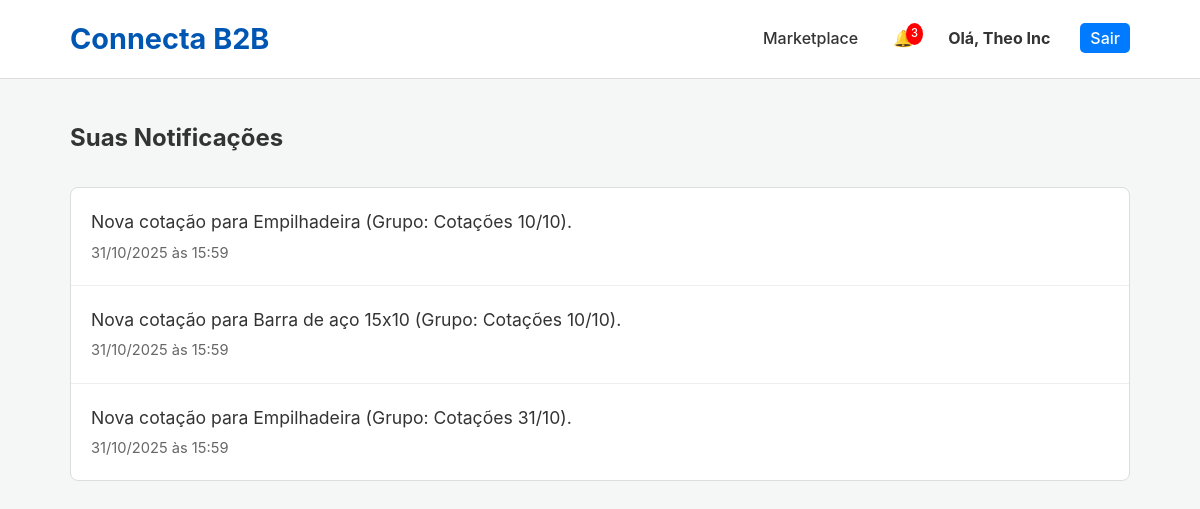
/notifications (signed in), run on the app's committed database.
### app.py (models this page shows, shortened)
class Company(db.Model):
    id = db.Column(db.Integer, primary_key=True); company_name = db.Column(db.String(150), nullable=False); cnpj = db.Column(db.String(18), unique=True, nullable=False); email = db.Column(db.String(150), unique=True, nullable=False); password_hash = db.Column(db.String(256), nullable=False); user_type = db.Column(db.String(50), nullable=False)
    is_verified = db.Column(db.Boolean, default=False); is_admin = db.Column(db.Boolean, default=False); is_active = db.Column(db.Boolean, default=True)
    logo_filename = db.Column(db.String(255), nullable=True); description = db.Column(db.Text, nullable=True); website = db.Column(db.String(255), nullable=True); address = db.Column(db.String(255), nullable=True); certifications = db.Column(db.String(255), nullable=True)
    created_at = db.Column(db.DateTime, default=datetime.utcnow)
    products = db.relationship('Product', backref='supplier', lazy=True, cascade="all, delete-orphan")
    notifications = db.relationship('Notification', foreign_keys='Notification.recipient_id', backref='recipient', lazy=True, cascade="all, delete-orphan")
    reviews_received = db.relationship('Review', foreign_keys='Review.supplier_id', backref='reviewed_supplier', lazy='dynamic')
    sent_quotes = db.relationship('QuoteRequest', foreign_keys='QuoteRequest.buyer_id', backref='buyer', lazy='dynamic')
    received_quotes = db.relationship('QuoteRequest', foreign_keys='QuoteRequest.supplier_id', backref='supplier', lazy='dynamic')
    quote_groups = db.relationship('QuoteGroup', backref='buyer', lazy=True)

class Notification(db.Model):
    id = db.Column(db.Integer, primary_key=True); message = db.Column(db.String(255), nullable=False); link = db.Column(db.String(255), nullable=True); timestamp = db.Column(db.DateTime, index=True, default=datetime.utcnow); read = db.Column(db.Boolean, default=False); recipient_id = db.Column(db.Integer, db.ForeignKey('company.id'), nullable=False)

### app.py (the view)
@app.route('/notifications')
@login_required
def notifications():
    company = db.session.get(Company, session['company_id'])
    for n in company.notifications: n.read = True
    db.session.commit()
    notifications = Notification.query.filter_by(recipient_id=company.id).order_by(Notification.timestamp.desc()).all()
    return render_template('notifications.html', notifications=notifications)

### app.py (called while the page is built)
def login_required(f):
    @wraps(f)
    def decorated_function(*args, **kwargs):
        if 'company_id' not in session: flash('Você precisa estar logado.', 'error'); return redirect(url_for('login'))
        return f(*args, **kwargs)
    return decorated_function

@app.context_processor
def inject_notifications():
    if 'company_id' in session:
        unread_count = db.session.query(Notification).filter_by(recipient_id=session['company_id'], read=False).count()
        cart_item_count = len(session.get('cart', {})) if session.get('user_type') == 'buyer' else 0
        return dict(unread_notifications=unread_count, cart_item_count=cart_item_count)
    return dict(unread_notifications=0, cart_item_count=0)

### templates/notifications.html (shortened to what this page needs)
<!DOCTYPE html>
<html lang="pt-br">
<head>
    <link rel="stylesheet" href="{{ url_for('static', filename='css/style.css') }}">
</head>
<body>
    <header class="main-header">
        <div class="container">
            <a href="{{ url_for('dashboard') }}" style="text-decoration: none;"><h1 class="logo">Connecta B2B</h1></a>
            <nav class="main-nav">
                <ul>
                    <li><a href="{{ url_for('products') }}">Marketplace</a></li>
                    <li><a href="{{ url_for('notifications') }}" style="position: relative; padding: 5px;">&#128276; {% if unread_notifications > 0 %}<span style="position: absolute; top: 0; right: -5px; background: red; color: white; border-radius: 50%; padding: 2px 5px; font-size: 0.7rem;">{{ unread_notifications }}</span>{% endif %}</a></li>
                    <li><a href="{{ url_for('dashboard') }}"><strong>Olá, {{ session.company_name }}</strong></a></li>
                    <li><a href="{{ url_for('logout') }}" class="login-button">Sair</a></li>
                </ul>
            </nav>
        </div>
    </header>
    <main class="container page-container">
        <h2 style="margin-bottom: 30px;">Suas Notificações</h2>
        <div class="notification-list">
            {% for notification in notifications %}
                <div class="notification-item">
                    <a href="{{ notification.link or '#' }}">
                        <p>{{ notification.message }}</p>
                        <small>{{ notification.timestamp.strftime('%d/%m/%Y às %H:%M') }}</small>
                    </a>
                </div>
            {% else %}
                <div style="padding: 20px; text-align: center;">
                    <p>Nenhuma notificação encontrada.</p>
                </div>
            {% endfor %}
        </div>
    </main>
</body>
</html>

### static/css/style.css (style rules this page uses)
* { margin: 0; padding: 0; box-sizing: border-box; }
body { font-family: -apple-system, BlinkMacSystemFont, 'Segoe UI', Roboto, Helvetica, Arial, sans-serif; line-height: 1.6; background-color: #f4f7f6; color: #333; }
.container { max-width: 1100px; margin: 0 auto; padding: 0 20px; }
.main-header { background-color: #ffffff; padding: 1rem 0; border-bottom: 1px solid #ddd; position: sticky; top: 0; z-index: 1000; }
.main-header .container { display: flex; justify-content: space-between; align-items: center; }
.logo { color: #0056b3; font-size: 1.8rem; font-weight: 700; }
.main-nav ul { list-style-type: none; display: flex; gap: 20px; }
.main-nav a { text-decoration: none; color: #333; font-weight: 500; padding: 5px 10px; transition: color 0.3s ease; }
.login-button { background-color: #007bff; color: #ffffff !important; border-radius: 5px; padding: 8px 15px; transition: background-color 0.3s ease; }

### templates/notifications.html (style rules this page uses)
.page-container { padding: 40px 20px; }
.notification-list { background-color: #fff; border: 1px solid #ddd; border-radius: 8px; overflow: hidden; }
.notification-item { border-bottom: 1px solid #eee; padding: 20px; transition: background-color 0.2s ease; }
.notification-item:last-child { border-bottom: none; }
.notification-item a { text-decoration: none; color: #333; font-size: 1.1rem; }
.notification-item small { color: #666; margin-top: 5px; display: block; }

### data on the page
Company: company_name "Theo Inc"
Notification: message "Nova cotação para Empilhadeira (Grupo: Cotações 10/10).", timestamp "31/10/2025 às 15:59"
Notification: message "Nova cotação para Barra de aço 15x10 (Grupo: Cotações 10/10).", timestamp "31/10/2025 às 15:59"
Notification: message "Nova cotação para Empilhadeira (Grupo: Cotações 31/10).", timestamp "31/10/2025 às 15:59"

### other printed values
{{ unread_notifications }} "3"
